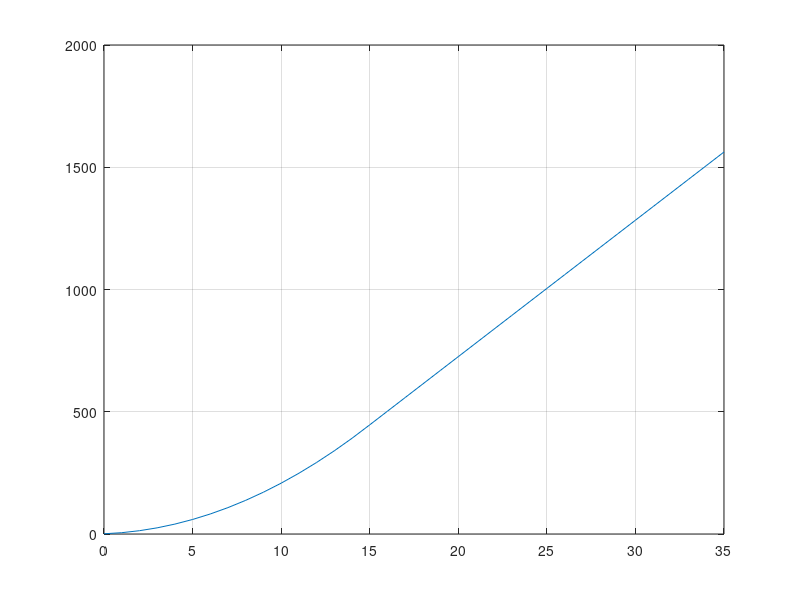

MATLAB code for this plot:
PEEP= 0;
PIP= 35;
TOP= 0;
volume=[];
pressure=[];
for PRESS=PEEP:PIP 
VOLTOT=0; 
  for SP= -0.5:0.5:14.5
    if PRESS>(SP+TOP)
      VOL=(PRESS-SP)*9000*0.0002; 
    elseif PIP>(SP+TOP)&&PEEP>SP 
      VOL=(PRESS-SP)*9000*0.0002; 
    else
      VOL=0;
    end
    VOLTOT=VOLTOT+VOL;
  end
volume(end+1)=VOLTOT;
pressure(end+1)=PRESS;
end
%display(volume);
%display(pressure);
figure
plot(pressure, volume)
grid on
hold on